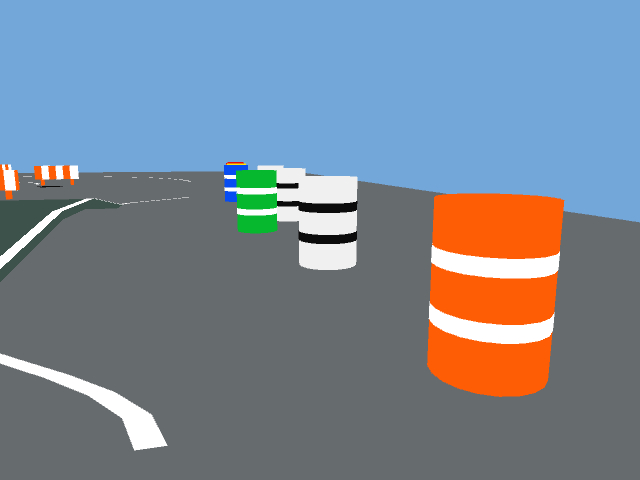
#> input picture fixtures/white_barrel_cap/rgb.png, 640 x 480 px; its folder holds only this picture in this run
$ python -i lanes.py   (imports and definitions only)
#> lines starting #> are read from the running program, lines starting #| are printed output that depends on the picture; after the words box and inside, x2 and y2 are one past the last pixel; in counts of white or black regions, pixels touching at a corner belong together
"""Image geometry and ground projection without simulator/course dependencies."""
import cv2
import numpy as np


def lane_pixels(rgb):
    hsv = cv2.cvtColor(rgb, cv2.COLOR_RGB2HSV)
#> hsv: shape (480, 640, 3); mean H, S, V 90.7, 73.9, 167.2
    mask = cv2.inRange(hsv, (0, 0, 220), (179, 50, 255))
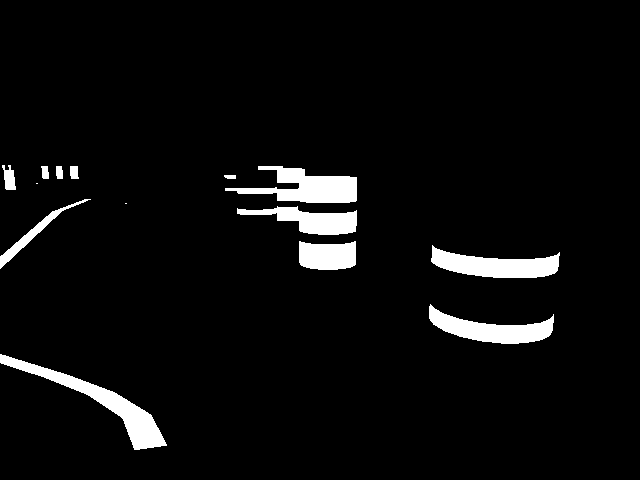
#> mask: shape (480, 640); 4.7% white; 14 white regions (2 under 20 px), largest, box (x1, y1, x2, y2) and area: (0, 354, 167, 450) 2916, (225, 166, 357, 203) 2544, (431, 245, 560, 278) 2387
    # Hue-independent context covers all saturated barrel body colors. White
    # barrels cannot be distinguished from paint here; observed depth must
    # reject their elevated surfaces during projection.
    colored = cv2.inRange(hsv, (0, 100, 70), (179, 255, 255)) > 0
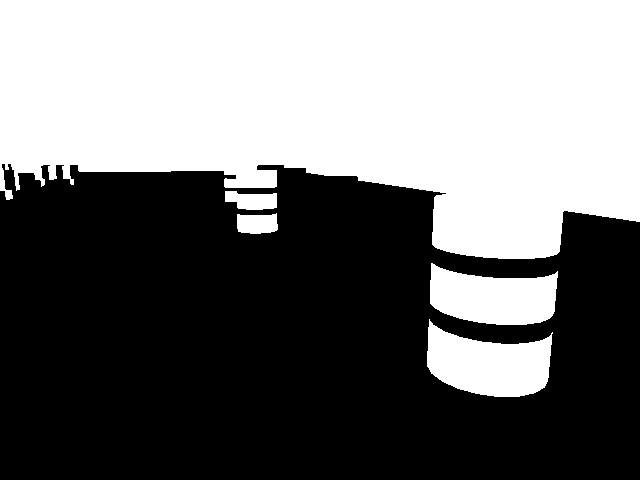
#> colored: shape (480, 640) bool; 45.6% white; 5 white regions, box (x1, y1, x2, y2) and area: (0, 0, 640, 259) 126346, (427, 319, 553, 397) 6388, (430, 263, 558, 325) 5731, (225, 191, 277, 210) 750, (237, 213, 278, 234) 731
    above, below = np.zeros_like(colored), np.zeros_like(colored)
    for distance in range(1, 25):
        above[distance:] |= colored[:-distance]
        below[:-distance] |= colored[distance:]
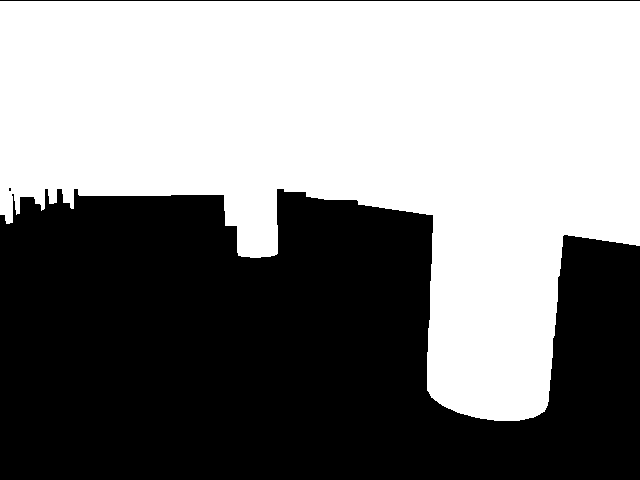
#> above: shape (480, 640) bool; 52.2% white; 3 black regions (1 under 20 px), largest, box (x1, y1, x2, y2) and area: (0, 189, 640, 480) 146135, (0, 0, 640, 1) 640
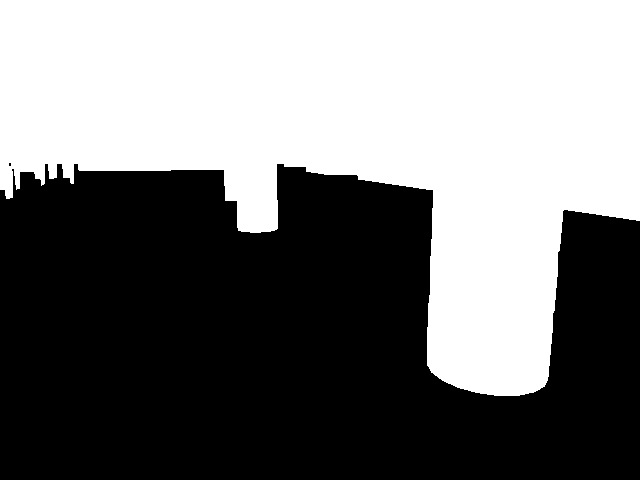
#> below: shape (480, 640) bool; 47.2% white; 1 white region, box (x1, y1, x2, y2) and area: (0, 0, 640, 396) 145059
    # Remove the band itself, not the whole connected component: lane paint
    # can touch a barrel's white stripe in the camera image.
    barrel_band = cv2.dilate((above & below).astype(np.uint8), np.ones((3, 3), np.uint8)) > 0
#> barrel_band: shape (480, 640) bool; 47.6% white; 1 white region, box (x1, y1, x2, y2) and area: (0, 0, 640, 397) 146301
    mask[barrel_band] = 0
    # Downward camera pitch lifts distant ground paint above the image midpoint.
    # Acquisition-time ray/plane projection rejects remaining sky/horizon pixels.
    mask[:int(rgb.shape[0]*.40)] = 0
#> mask: shape (480, 640); 2.4% white; 7 white regions (2 under 20 px), largest, box (x1, y1, x2, y2) and area: (0, 354, 167, 450) 2916, (278, 206, 357, 235) 1525, (299, 241, 356, 270) 1438, (278, 192, 357, 203) 811, (0, 199, 91, 269) 716
    # Opening erases one-pixel antialiased distant paint. Keep its continuity;
    # component area, shape and color-context checks reject noise.
    mask = cv2.morphologyEx(mask, cv2.MORPH_CLOSE, np.ones((3, 3), np.uint8))
#> mask: shape (480, 640); 2.4% white; 7 white regions (2 under 20 px), largest, box (x1, y1, x2, y2) and area: (0, 354, 167, 450) 2917, (278, 206, 357, 235) 1525, (299, 241, 356, 270) 1438, (278, 192, 357, 203) 811, (0, 199, 91, 269) 717
    mask[barrel_band] = 0
    count, labels, stats, _ = cv2.connectedComponentsWithStats(mask)
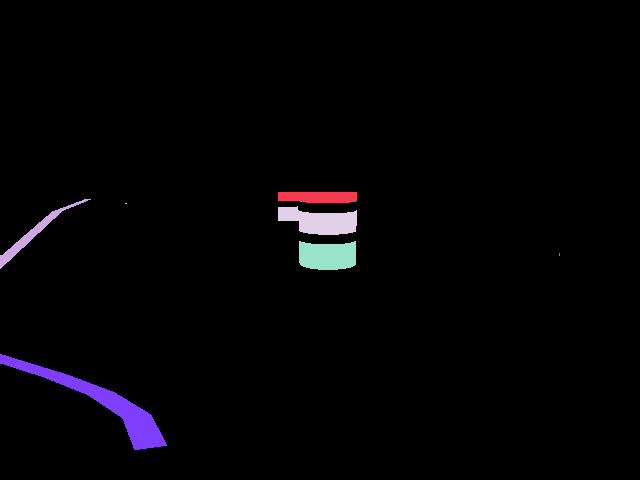
#> labels: shape (480, 640) int32; 8 distinct labels, from 0 to 7; one colour per label, 0 black
#> count = 8; stats = [[0, 0, 640, 480, 299787], [278, 192, 79, 11, 811], [0, 199, 91, 70, 717], [125, 203, 2, 1, 2], [278, 206, 79, 29, 1525], [299, 241, 57, 29, 1438], [559, 253, 1, 3, 3], [0, 354, 167, 96, 2917]]
    accepted = np.zeros_like(mask)
    components = 0
    for index in range(1, count):
        if stats[index, cv2.CC_STAT_AREA] < 60:
            continue
        y, x = np.nonzero(labels == index)
        points = np.column_stack((x, y)).astype(np.float32)
        center = points.mean(axis=0)
        _, _, axes = np.linalg.svd(points-center, full_matrices=False)
        extent = np.ptp((points-center) @ axes.T, axis=0) + 1
        # A turning lane can be almost horizontal or globally crescent-shaped.
        left, top, width, height, area = stats[index]
        local = (labels[top:top+height, left:left+width] == index).astype(np.uint8)
        thickness = 2 * cv2.distanceTransform(np.pad(local, 1), cv2.DIST_L2, 5).max()
        curved_thin = (extent[0] >= 60 and extent[0]/max(thickness, 1) >= 4
                       and area/(width*height) < .45)
        if extent[0] < 30 or (extent[0]/extent[1] < 3.5 and not curved_thin):
            continue
        accepted[labels == index] = 255
        components += 1
#> this loop made 7 passes
#> (center, axes, extent, left, top, width, height, area) on passes 1, 2, 4, 5, 7: ([318.3, 196.7], [[1, 0.0127], [-0.0127, 1]], [79.1, 11.63], 278, 192, 79, 11, 811), ([32.61, 233.9], [[-0.775, 0.632], [-0.632, -0.775]], [114.4, 15.72], 0, 199, 91, 70, 717), ([319.9, 220.9], [[0.992, 0.128], [-0.128, 0.992]], [80.66, 29.97], 278, 206, 79, 29, 1525), ([327.1, 255.5], [[1, 0.00784], [-0.00784, 1]], [57.18, 29.29], 299, 241, 57, 29, 1438), ([102.4, 403.2], [[0.873, 0.487], [0.487, -0.873]], [190.3, 41.14], 0, 354, 167, 96, 2917)
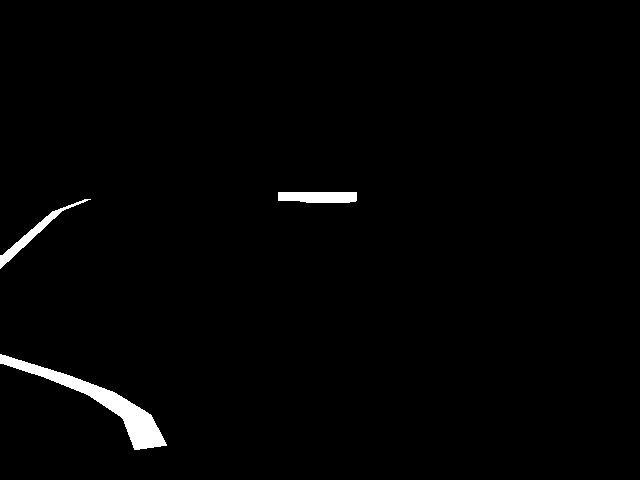
#> accepted: shape (480, 640); 1.4% white; 3 white regions, box (x1, y1, x2, y2) and area: (0, 354, 167, 450) 2917, (278, 192, 357, 203) 811, (0, 199, 91, 269) 717
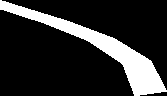
#> local: shape (96, 167); values 0 (black) and 1 (white), 18.2% white; 1 white region, box (x1, y1, x2, y2) and area: (0, 0, 167, 96) 2917
#> after the loop, components = 3
    y, x = np.nonzero(accepted)
#> y = 4445 values from 192 to 449; x = 4445 values, max 356 at index 78, min 0 at index 1416, mean 130.5
    # Bound projection cost while retaining paint boundaries.
    stride = max(1, len(x)//3000)
#> stride = 1
    return np.column_stack((x[::stride], y[::stride])), accepted, components


def rotation_matrix(quaternion):
    x, y, z, w = quaternion
    length = np.linalg.norm(quaternion)
    if not np.isfinite(length) or abs(length-1) > .01:
        raise ValueError('Invalid TF quaternion')
    x, y, z, w = np.array([x, y, z, w])/length
    return np.array([[1-2*(y*y+z*z), 2*(x*y-z*w), 2*(x*z+y*w)],
                     [2*(x*y+z*w), 1-2*(x*x+z*z), 2*(y*z-x*w)],
                     [2*(x*z-y*w), 2*(y*z+x*w), 1-2*(x*x+y*y)]])


def project_ground(pixels, k, rotation, origin, ground_z=0., minimum=1., maximum=10.):
    k = np.asarray(k, dtype=float).reshape(3, 3)
    origin = np.asarray(origin, dtype=float)
    if not np.isfinite(k).all() or k[0, 0] <= 0 or k[1, 1] <= 0:
        raise ValueError('Invalid camera intrinsics')
    rays = np.column_stack((pixels, np.ones(len(pixels)))) @ np.linalg.inv(k).T
    rays = rays @ np.asarray(rotation).T
    dz = rays[:, 2]
    valid = np.isfinite(rays).all(axis=1) & (dz < -1e-5) & (origin[2] > ground_z)
    scale = np.zeros(len(rays))
    scale[valid] = (ground_z-origin[2])/dz[valid]
    points = origin + rays*scale[:, None]
    distance = np.linalg.norm(points[:, :2]-origin[:2], axis=1)
    valid &= (scale > 0) & (distance >= minimum) & (distance <= maximum)
    return points[valid].astype(np.float32)

>>> import cv2
>>> picture = cv2.cvtColor(cv2.imread('../../../../fixtures/white_barrel_cap/rgb.png'), cv2.COLOR_BGR2RGB)
>>> result = lane_pixels(picture)
